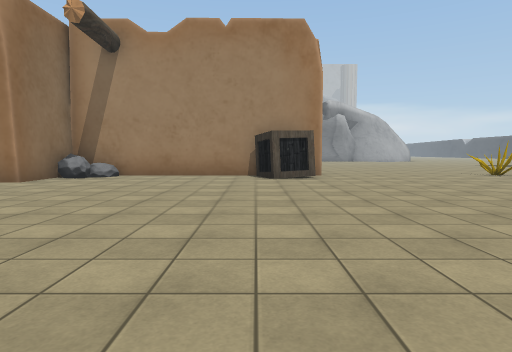
View 1 (above)

24 first-person views from a walk through a scene from a Unity 3-D project. The camera is 1.3 m above the floor, tilts 4° down and sees 75° across. The floor is counted in squares, 2 m on a side. Each view is taken from the middle of a square. On the plan, view 1 faces up. The plan holds only what a view shows up to about 10 squares ahead; the rest is blank. The place goes on beyond the plan. The player character is not drawn. Some animated figures are not drawn. Some surface patterns are stand-ins.

View 2
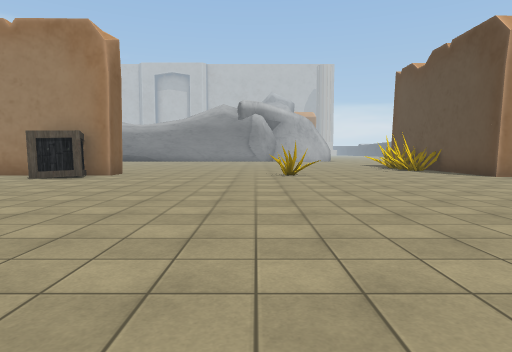

View 3
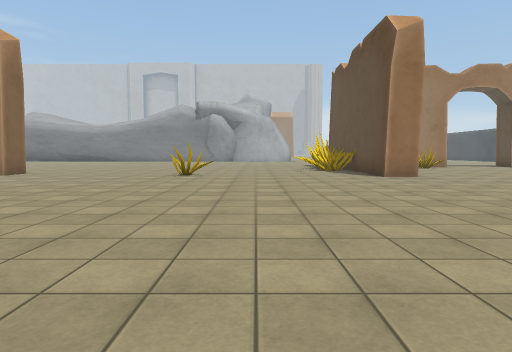

View 4
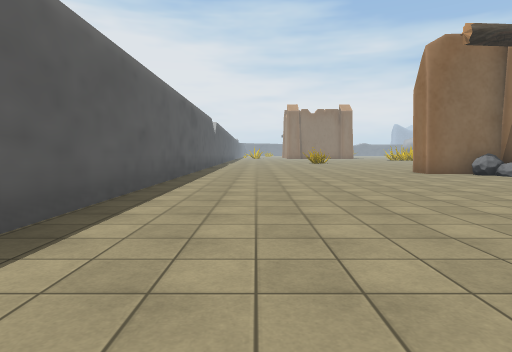

View 5
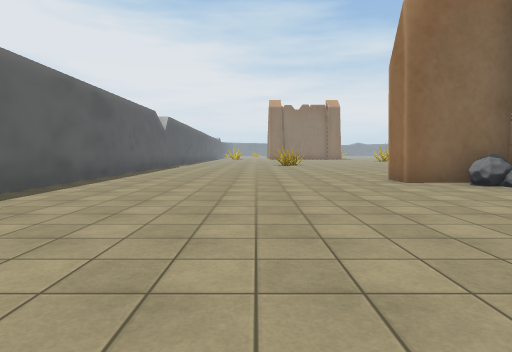

View 6
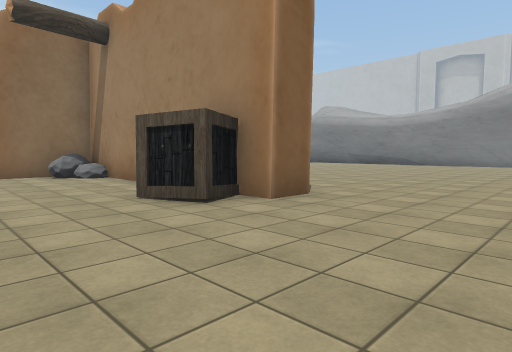

View 7
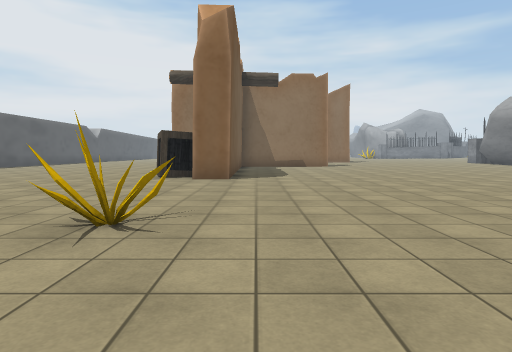

View 8
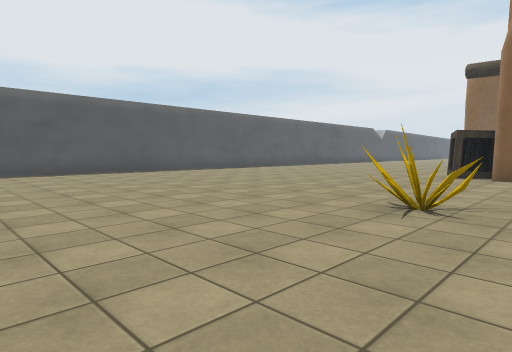

View 9
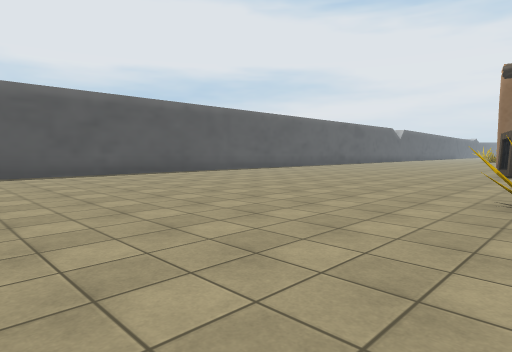

View 10
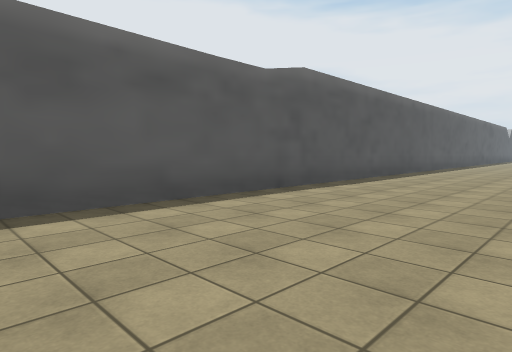

View 11
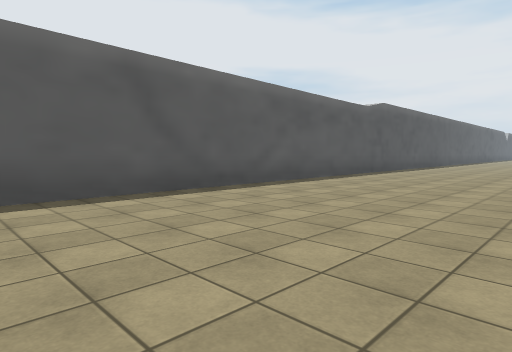

View 12
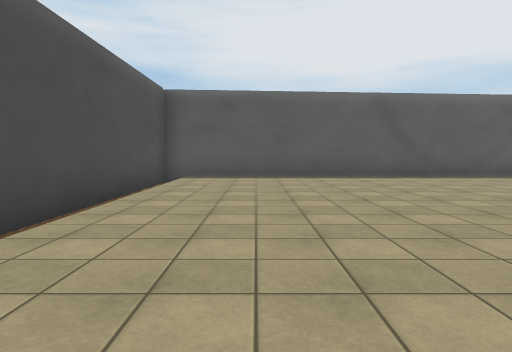

View 13
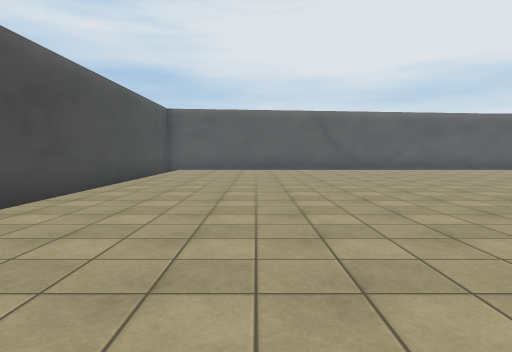

View 14
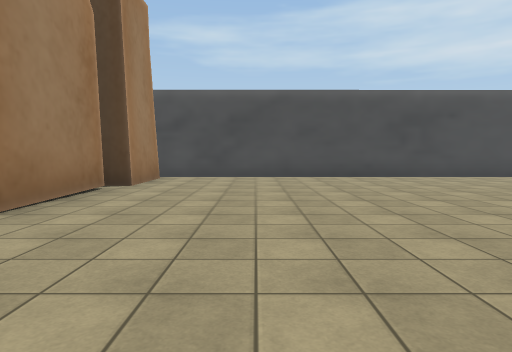

View 15
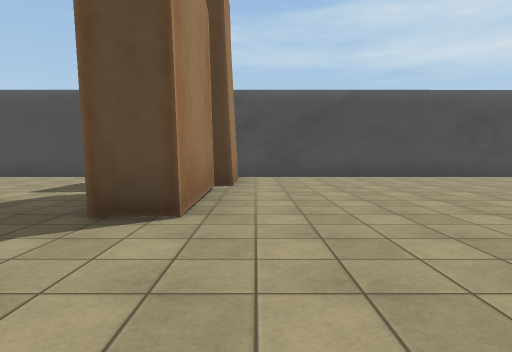

View 16
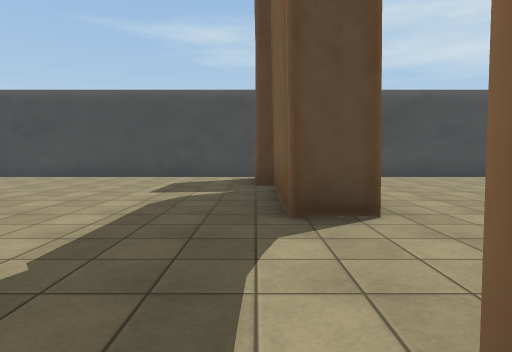

View 17
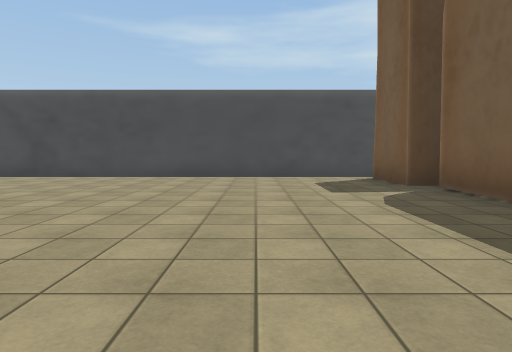

View 18
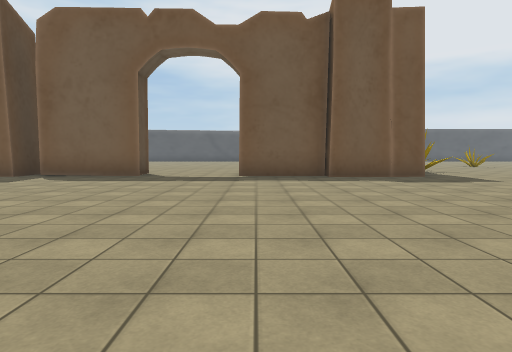

View 19
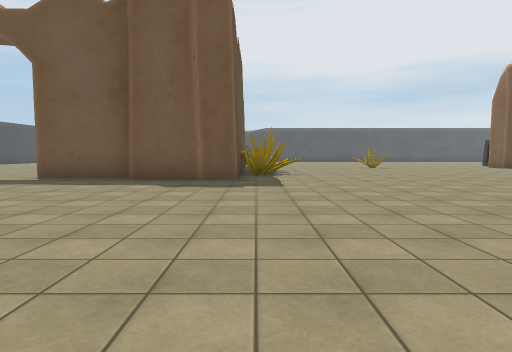

View 20
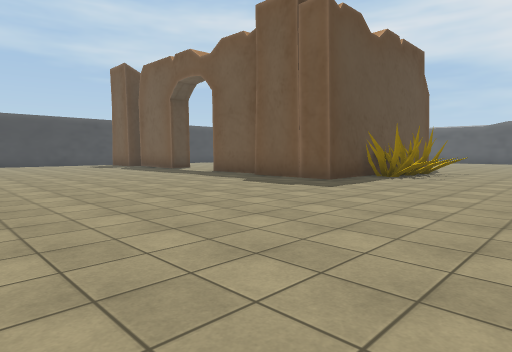

View 21
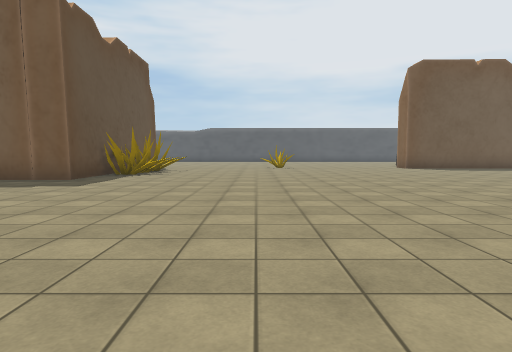

View 22
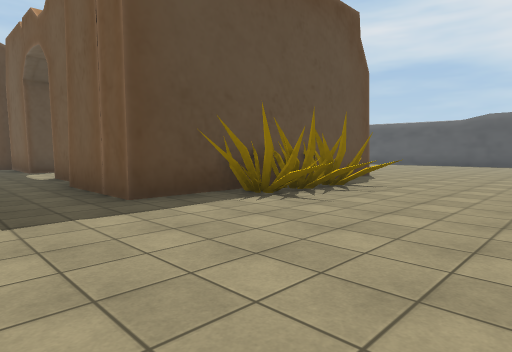

View 23
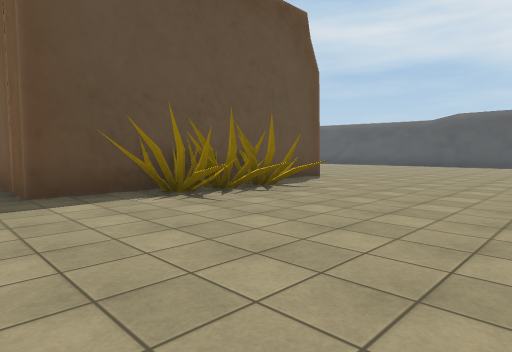

View 24
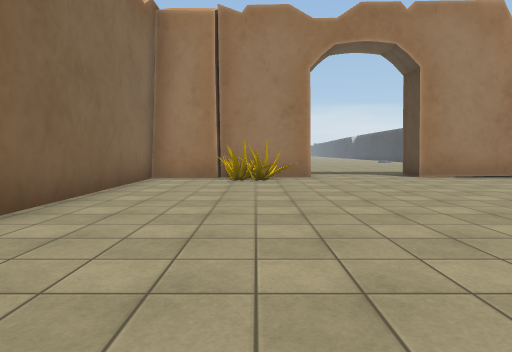

### Floor plan
Key: @ floor where view 1 was taken; # wall or solid block; . floor; / step, stairs or slope; R rock.
Columns run from 8 left of view 1 to 27 right of it. Each row starts with its distance up from view 1.
 25                          .       ./#
 24                 .   .   ...    .../#
 23                ....... .....  ..../#
 22               ..................../#
 21              ...................../#
 20              ...................../#
 19             ....................../#
 18         .. ......................./#
 17         ........................../#
 16         .............###........##/#
 15         ............######...##### #
 14         ...........###..#........./#
 13         ...........###............/#
 12         ...........###............/#
 11         ............##............/#
 10    #######...........#............/#
  9    RR...##...........#............/#
  8 ..##............................../#
  7 ................................../#
  6 ....................... . ......../#
  5 ......................   ........./#
  4 ................................../#
  3 ................................../#
  2 ................................../#
  1 ................................../#
  0 ////////@///  /////////////////////#
 -1 ###########    #####################

Where each view was taken, in squares from view 1:
view 1: 0 up, 0 right, facing up
view 2: 0 up, 6 right, facing up
view 3: 0 up, 9 right, facing up
view 4: 2 up, 5 right, facing left
view 5: 4 up, 2 right, facing left
view 6: 6 up, 5 right, facing up-left
view 7: 11 up, 10 right, facing left
view 8: 11 up, 11 right, facing down-left
view 9: 10 up, 12 right, facing down-left
view 10: 4 up, 17 right, facing down-left
view 11: 5 up, 23 right, facing down-left
view 12: 9 up, 24 right, facing down
view 13: 13 up, 23 right, facing down
view 14: 12 up, 17 right, facing right
view 15: 14 up, 17 right, facing right
view 16: 16 up, 17 right, facing right
view 17: 19 up, 17 right, facing right
view 18: 25 up, 17 right, facing down
view 19: 24 up, 12 right, facing down
view 20: 23 up, 8 right, facing down-right
view 21: 24 up, 8 right, facing down
view 22: 18 up, 8 right, facing down-right
view 23: 17 up, 7 right, facing down-right
view 24: 6 up, 16 right, facing up
